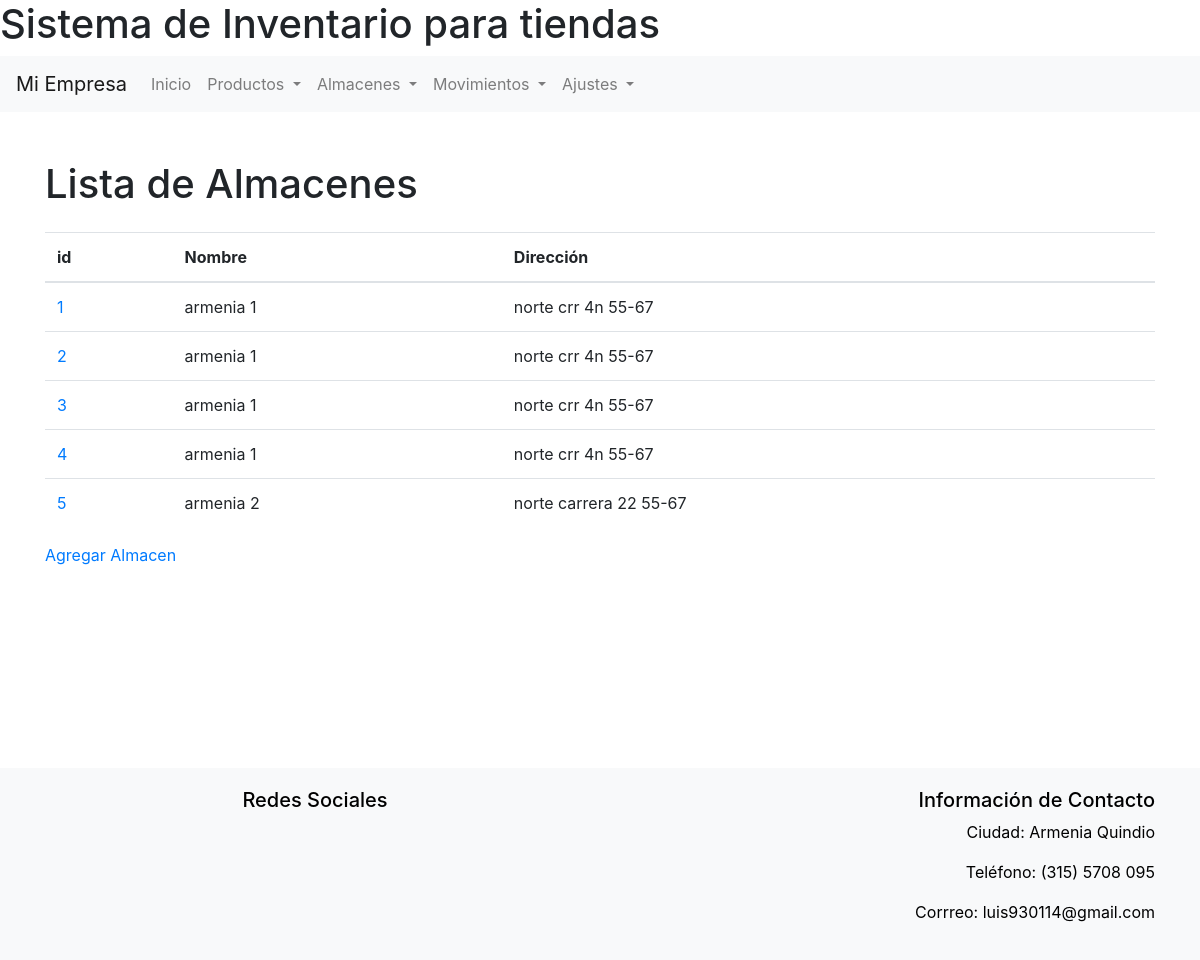
The app's page /almacenes/ (signed in), older data.
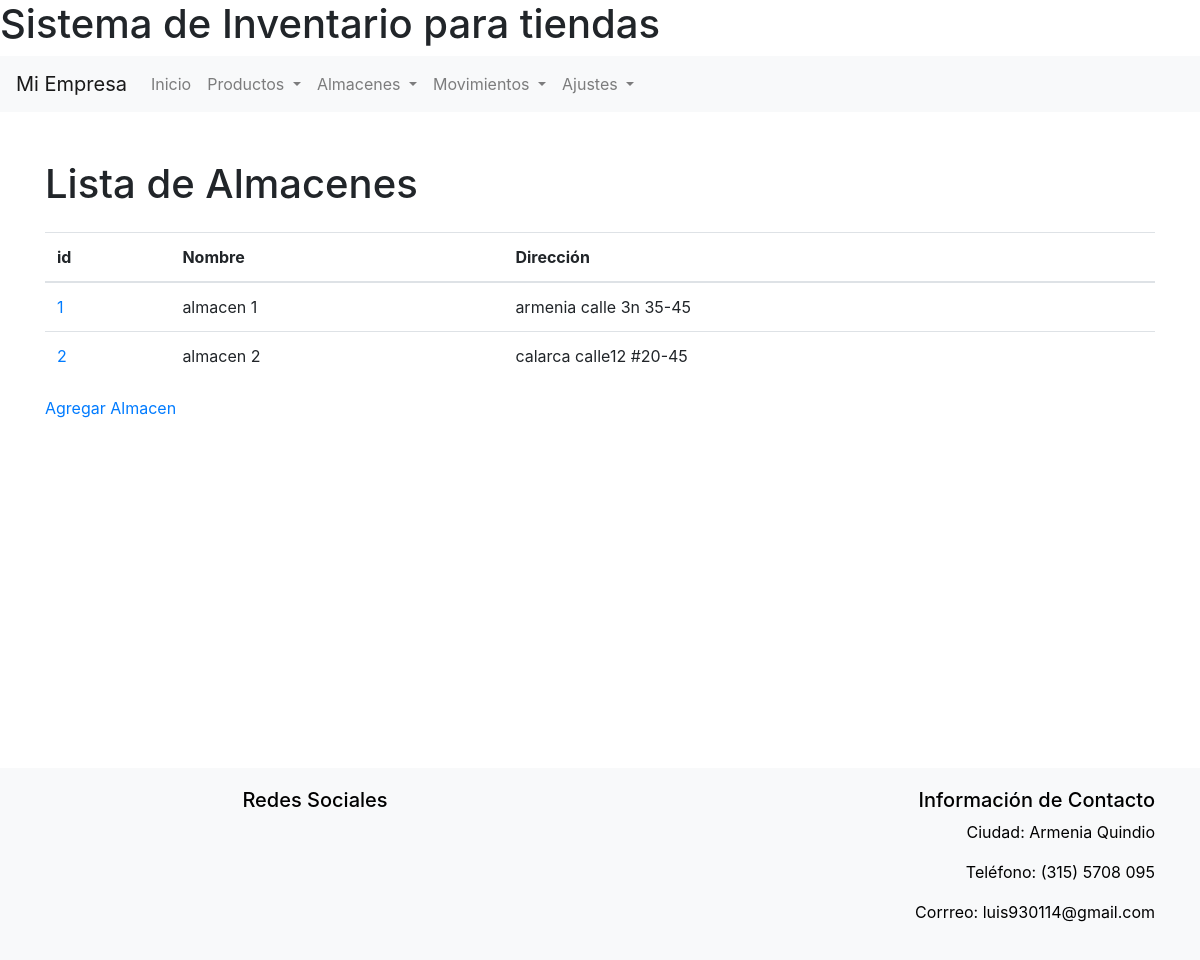
The same page, newer data.
### inventario/models.py (models this page shows, shortened)
class Almacen(models.Model):
    nombre = models.CharField(max_length=100)
    direccion = models.CharField(max_length=200)

### inventario/views.py (the view)
# urls.py: path('almacenes/', views.ListaAlmacenes.as_view(), name='lista_almacenes'),
@method_decorator(login_required, name='dispatch')
class ListaAlmacenes(ListView):
    model = Almacen
    context_object_name = 'almacenes'
    template_name = 'almacen/lista_almacenes.html'

### inventario/templates/almacen/lista_almacenes.html (shortened to what this page needs)
{% extends 'base.html' %}
{% block content %}
<div class="container mt-5">
        <h1 class="mb-4">Lista de Almacenes</h1>
        <table id="movimientos-table" class="table">
            <thead>
                <tr>
                    <th>id</th>
                    <th>Nombre</th>
                    <th>Dirección</th>
                </tr>
            </thead>
            <tbody>
                {% for almacen in almacenes %}
                <tr>
                    <td><a href="{% url 'detalle_almacen' almacen.pk %}">{{ almacen.id }}</a></td>
                    <td>{{ almacen.nombre }}</td>
                    <td>{{ almacen.direccion }}</td>
                </tr>
                {% endfor %}
            </tbody>
        </table>
    <a href="{% url 'agregar_almacen' %}">Agregar Almacen</a>
</div>
{% endblock %}

Row changes from the older to the newer data that the page shows:
removed Almacen: id "3", nombre "armenia 1", direccion "norte crr 4n 55-67"
removed Almacen: id "4", nombre "armenia 1", direccion "norte crr 4n 55-67"
removed Almacen: id "5", nombre "armenia 2", direccion "norte carrera 22 55-67"
changed Almacen id 1: nombre "armenia 1" → "almacen 1"; direccion "norte crr 4n 55-67" → "armenia calle 3n 35-45"
changed Almacen id 2: nombre "armenia 1" → "almacen 2"; direccion "norte crr 4n 55-67" → "calarca calle12 #20-45"
